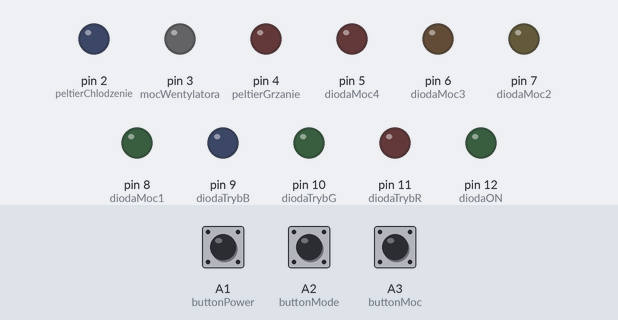
Bench run of a sketch on a simulated Arduino Nano, built with avr-gcc and run on an emulated ATmega328P. On the bench: output pins drawn as LEDs (lit = HIGH). Dashed ring = blinking. Inputs (shaded band) come from the test bench; at power-on: A1 (buttonPower) HIGH, A2 (buttonMode) HIGH, A3 (buttonMoc) HIGH.

Above: at 1.2 s.
1.3 s: A1 (buttonPower) pulled LOW for 1 s
At 3.5 s:
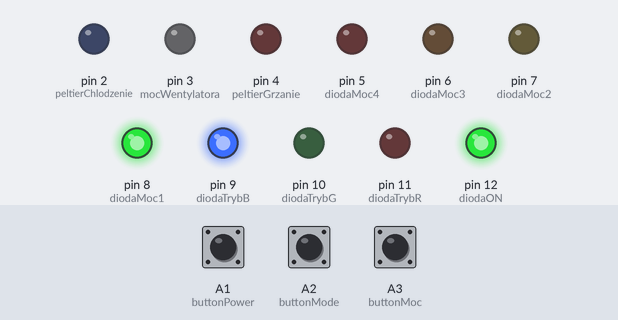
4.3 s: A2 (buttonMode) pulled LOW for 1 s
At 5.8 s:
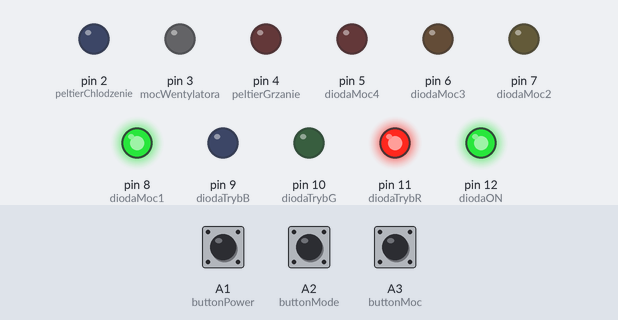
6.8 s: A3 (buttonMoc) pulled LOW for 3.2 s
At 7.4 s:
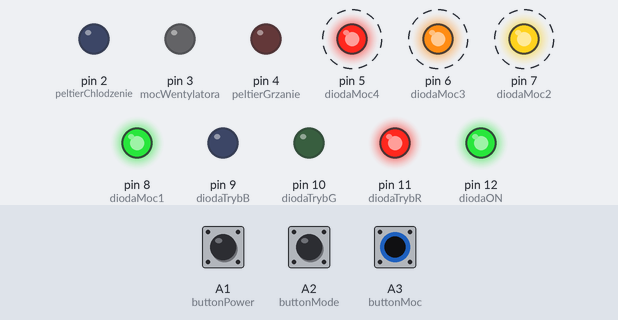
11.5 s: A1 (buttonPower) pulled LOW for 0.15 s
At 12.0 s:
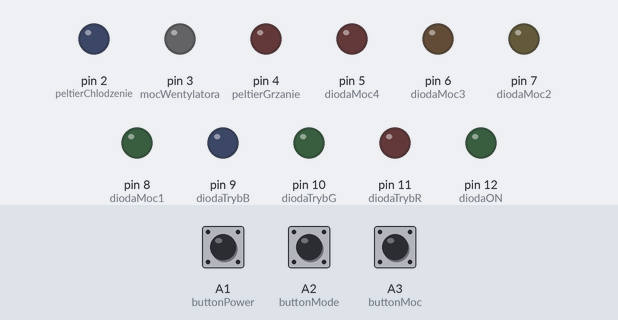
13.1 s: A1 (buttonPower) pulled LOW for 3.2 s
At 13.35 s:
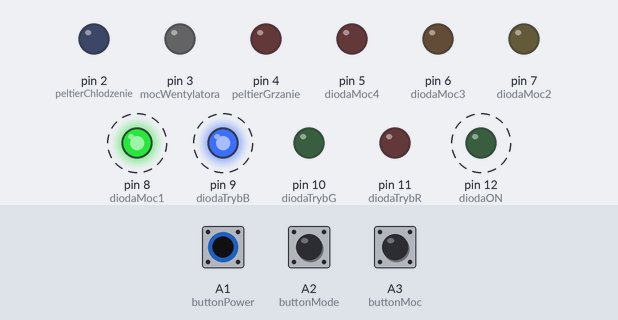
17.8 s: A1 (buttonPower) driven LOW and A3 (buttonMoc) driven LOW
At 18.05 s:
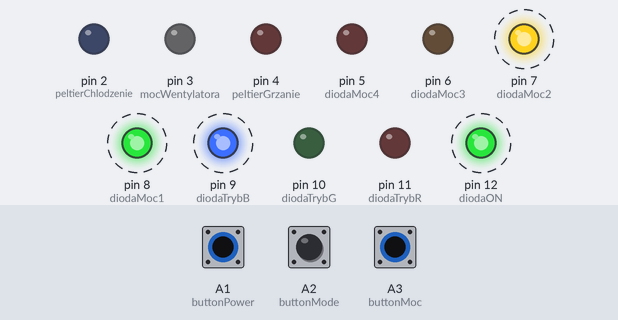
Timing chart, 0 to 21.8 s (numbered marks = the images above; inputs shaded):
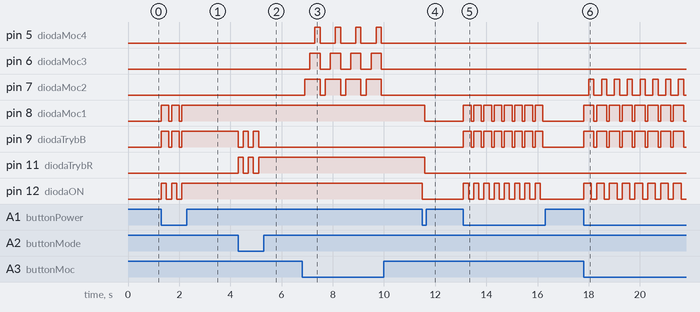

The sketch:

sketch.ino
```cpp
const int	diodaON = 12;
const int	diodaTrybR = 11;
const int	diodaTrybG = 10;
const int	diodaTrybB = 9;
const int	diodaMoc1 = 8;
const int	diodaMoc2 = 7;
const int	diodaMoc3 = 6;
const int	diodaMoc4 = 5;
const int	peltierGrzanie = 4;
const int	mocWentylatora = 3;
const int	peltierChlodzenie = 2;

const int	sensorPin1 = A0; // Pin do podłączenia pierwszego czujnika
const int	buttonPower = A1;
const int	buttonMode = A2;
const int	buttonMoc = A3;

int			currentPower = 1; // Aktualna moc, domyślnie 1
int			currentMode = 1;
bool		devicePOWER = false;

int			previousPowerButtonState = LOW;
int			previousModeButtonState = LOW;
int			previousMocButtonState = LOW;

// Pin do sterowania pierwszym przekaźnikiem

void	setup(void)
{
	// put your setup code here, to run once:
	pinMode(diodaON, OUTPUT);
	pinMode(diodaTrybR, OUTPUT);
	pinMode(diodaTrybG, OUTPUT);
	pinMode(diodaTrybB, OUTPUT);
	pinMode(diodaMoc1, OUTPUT);
	pinMode(diodaMoc2, OUTPUT);
	pinMode(diodaMoc3, OUTPUT);
	pinMode(diodaMoc4, OUTPUT);
	pinMode(peltierGrzanie, OUTPUT);
	pinMode(mocWentylatora, OUTPUT);
	pinMode(peltierChlodzenie, OUTPUT);
	pinMode(sensorPin1, INPUT);
	pinMode(buttonPower, INPUT_PULLUP);
	pinMode(buttonMode, INPUT_PULLUP);
	pinMode(buttonMoc, INPUT_PULLUP);
	int currentPower = 0; // Aktualna moc, domyślnie 1
  int currentMode = 1;
}

void	loop(void)
{
	int	powerButtonState;
	int	modeButtonState;
	int	mocButtonLevel;

	// Odczytaj stan przycisków
	powerButtonState = digitalRead(buttonPower);
	modeButtonState = digitalRead(buttonMode);
	mocButtonLevel = digitalRead(buttonMoc);
	// Sprawdź, czy stan przycisku uległ zmianie
	if (powerButtonState == LOW)
		// Wlacznie/wylacznie urzadzenia jesli przycisk nacisniety
	{
		// Odwróć stan urządzenia (ON/OFF)
		devicePOWER = !devicePOWER;
		digitalWrite(diodaON, devicePOWER ? HIGH : LOW);
		if (devicePOWER)
		{
			currentPower = 1;
			setPowerIndicators(currentPower);
      currentMode = 2;
      setModeIndicator(currentMode);
		}
		// Poczekaj, aby uniknąć efektu drgania przycisku
		delay(100);
	}
	if (devicePOWER) // Jesli wlaczone obsluguj przyciski
	{
		if (modeButtonState == LOW)// Jesli przycisk trybu zmienil stan to zmien tryb
		{
			currentMode++;
			if (currentMode > 2)
			{
				currentMode = 1;
			}
			setModeIndicator(currentMode);
      delay(100);
		}
		if (mocButtonLevel == LOW)
			// Jesli przycisk mocy nacisniety to zmien moc
		{
			// Przycisk mocy został naciśnięty
			// Inkrementuj aktualną moc
			currentPower++;
			delay(100);
			// Jeśli moc osiągnie 5, wróć do 1
			if (currentPower > 4)
			{
				currentPower = 1;
			}
			setPowerIndicators(currentPower);
			// Dodaj kod obsługi dla zmienionej mocy
			// Na przykład, ustaw diody mocy zgodnie z aktualną mocą
		}
	}
	else // Jesli wylaczone to wylacz wszystko
	{
		currentPower = 0;
    setModeIndicator(currentMode = 0);
		setPowerIndicators(currentPower);

	}
	// Poczekaj, aby uniknąć efektu drgania przycisku
	delay(100);
}

void	setPowerIndicators(int currentPower)
{
	digitalWrite(diodaMoc1, LOW);
	digitalWrite(diodaMoc2, LOW);
	digitalWrite(diodaMoc3, LOW);
	digitalWrite(diodaMoc4, LOW);
	// Włącz odpowiednie diody mocy w zależności od wartości currentPower
	switch (currentPower)
	{
	case 1:
		digitalWrite(diodaMoc1, HIGH);
		break ;
	case 2:
		digitalWrite(diodaMoc1, HIGH);
		digitalWrite(diodaMoc2, HIGH);
		break ;
	case 3:
		digitalWrite(diodaMoc1, HIGH);
		digitalWrite(diodaMoc2, HIGH);
		digitalWrite(diodaMoc3, HIGH);
		break ;
	case 4:
		digitalWrite(diodaMoc1, HIGH);
		digitalWrite(diodaMoc2, HIGH);
		digitalWrite(diodaMoc3, HIGH);
		digitalWrite(diodaMoc4, HIGH);
		break ;
	default:
		// Jeśli przez jakiś przypadek currentPower nie jest w zakresie 1-4
		// tutaj możesz dodać kod obsługi
		break ;
	}
}

void	setModeIndicator(int currentMode)
{
	digitalWrite(diodaTrybR, LOW);
	digitalWrite(diodaTrybG, LOW);
	digitalWrite(diodaTrybB, LOW);

	// Włącz odpowiednie diody mocy w zależności od wartości currentPower
	switch (currentMode)
	{
	case 1:
		digitalWrite(diodaTrybR, HIGH);
		break ;
	case 2:
		digitalWrite(diodaTrybB, HIGH);
		break ;

	default:
		// Jeśli przez jakiś przypadek currentPower nie jest w zakresie 1-4
		// tutaj możesz dodać kod obsługi
		break ;
	}
}


			/* 			// Przycisk trybu zmienił stan
						if ()
						{
							// Przycisk został wciśnięty
						}
						else
						{
						previousModeButtonState = modeButtonState;
						} */
```

Measured:
- after the input at 1.3 s, pin 8 (diodaMoc1), pin 9 (diodaTrybB): alternates HIGH for 0.30 s and LOW for 0.10 s, 5 changes in all, then stays HIGH, starting at once; pin 12 (diodaON): alternates HIGH for 0.20 s and LOW for 0.20 s, 5 changes in all, then stays HIGH, starting at once
- after the input at 4.3 s, pin 9 (diodaTrybB): alternates HIGH for 0.20 s and LOW for 0.20 s, 5 changes in all, then stays LOW, starting at once; pin 11 (diodaTrybR): alternates HIGH for 0.20 s and LOW for 0.20 s, 5 changes in all, then stays HIGH, starting at once
- after the input at 6.8 s, pin 5 (diodaMoc4): alternates HIGH for 0.20 s and LOW for 0.60 s, 8 changes in all, then stays LOW, starting after 0.50 s; pin 6 (diodaMoc3): alternates HIGH for 0.40 s and LOW for 0.40 s, 8 changes in all, then stays LOW, starting after 0.30 s
- after the input at 11.5 s, pin 8 (diodaMoc1), pin 11 (diodaTrybR): HIGH → LOW after 0.10 s; pin 12 (diodaON): HIGH → LOW at once
- after the input at 13.1 s, pin 8 (diodaMoc1), pin 9 (diodaTrybB): alternates HIGH for 0.30 s and LOW for 0.10 s, 16 changes in all, then stays LOW, starting at once; pin 12 (diodaON): alternates HIGH for 0.20 s and LOW for 0.20 s, 16 changes in all, then stays LOW, starting at once
- after the input at 17.8 s, pin 7 (diodaMoc2): alternates HIGH for 0.20 s and LOW for 0.30 s, starting after 0.21 s; pin 8 (diodaMoc1), pin 9 (diodaTrybB): alternates HIGH for 0.40 s and LOW for 0.10 s, starting at once; pin 12 (diodaON): alternates HIGH for 0.30 s and LOW for 0.20 s, starting at once
